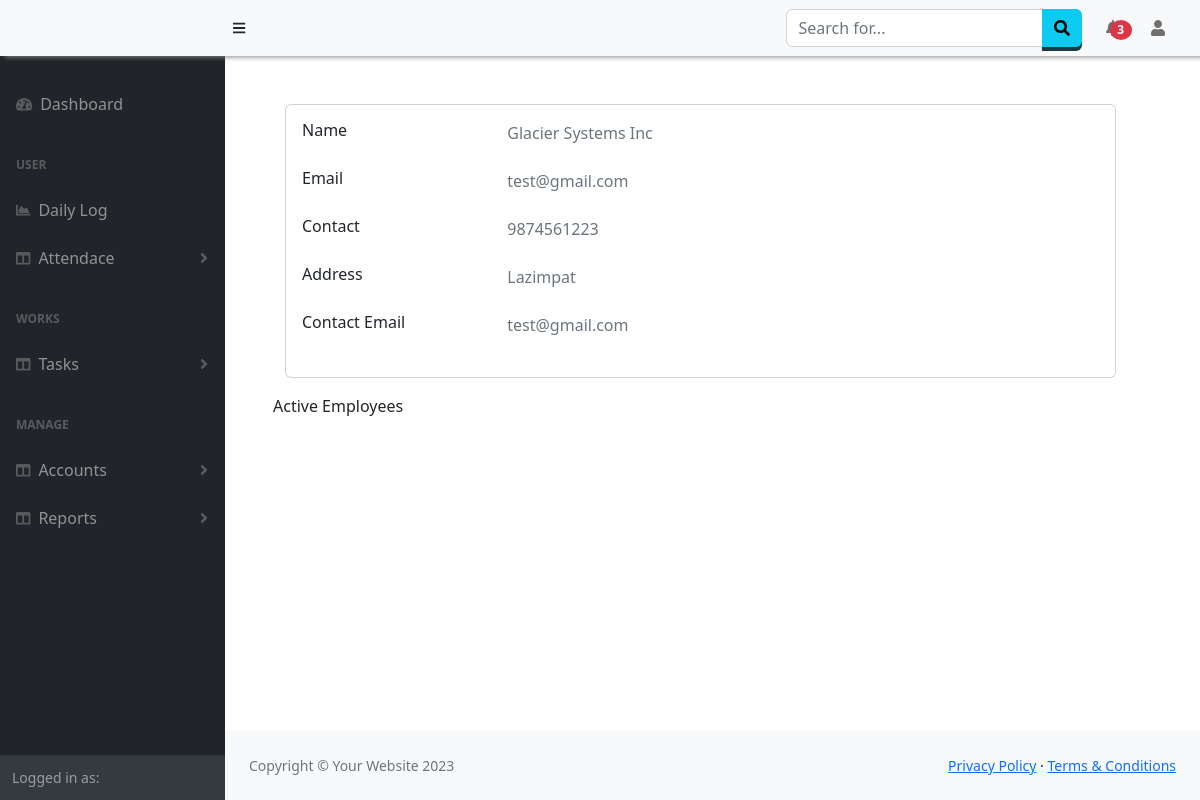
The app's page /Manage/Company/ with its own data.
### Authentication/models.py (models this page shows, shortened)
class Company(models.Model):
    user = models.ForeignKey(User, null=True, on_delete= models.SET_NULL)
    name = models.CharField(max_length=100)
    address = models.CharField(max_length=100)
    phone1 = models.CharField( max_length=50)
    phone2 = models.CharField( max_length=50)
    email = models.EmailField()
    contact_email =models.EmailField()

### Manager/views.py (the view)
# urls.py: path('Company/',views.company,name="company"),
def company(request):
    comp = Company.objects.get(id=1)
    return render(request,'Reports/company.html',{'company':comp})

### Manager/templates/Reports/company.html (shortened to what this page needs)
{% extends "base.html" %}
{% block content %}
<div class="row gutters-sm container">
  <div class="col-md">
    <div class="card mb-3">
      <div class="card-body">
        <div class="row">
          <div class="col-sm-3">
            <h6 class="mb-0">Name</h6>
          </div>
          <div class="col-sm-9 text-secondary">
            {{company.name}}
          </div>
        </div>
        <div class="row mt-4">
          <div class="col-sm-3">
            <h6 class="mb-0">Email</h6>
          </div>
          <div class="col-sm-9 text-secondary">
            {{company.email}}
          </div>
        </div>
        <div class="row mt-4">
          <div class="col-sm-3">
            <h6 class="mb-0">Contact</h6>
          </div>
          <div class="col-sm-9 text-secondary">
            {{company.phone1}}
          </div>
        </div>
        <div class="row mt-4">
          <div class="col-sm-3">
            <h6 class="mb-0">Address</h6>
          </div>
          <div class="col-sm-9 text-secondary">
            {{company.address}}
          </div>
        </div>
        <div class="row mt-4">
          <div class="col-sm-3">
            <h6 class="mb-0">Contact Email</h6>
          </div>
          <div class="col-sm-9 text-secondary">
            {{company.contact_email}}
          </div>
        </div>
      </div>
    </div>
  </div>
</div>
<div>
  Active Employees
</div>
{% endblock %}

### records on screen
Company: name "Glacier Systems Inc", email "test@gmail.com", phone1 "9874561223", address "Lazimpat", contact_email "test@gmail.com"
